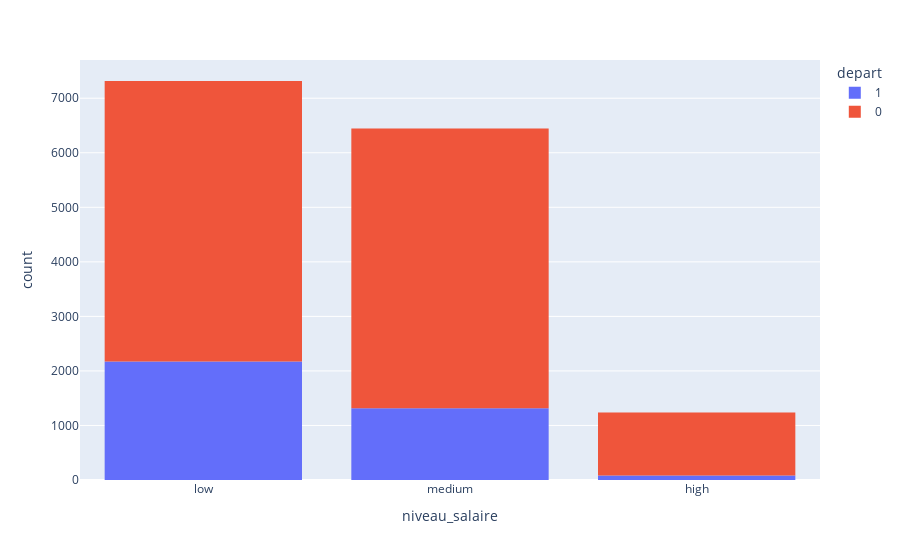

The code cell stored with this chart in its notebook:
### Code cell
fig = px.histogram(employes, x="niveau_salaire",color="depart")
fig.show()

### Figure 1 — Plotly figure (JSON) as saved in the notebook; plotly's stock layout.template omitted (floating-point values rounded to 4 significant figures; data arrays with more than 128 entries replaced by an {"elided": "..."} marker saying what was removed)
{"data": [{"alignmentgroup": "True", "bingroup": "x", "hovertemplate": "depart=1<br>niveau_salaire=%{x}<br>count=%{y}<extra></extra>", "legendgroup": "1", "marker": {"color": "#636efa", "pattern": {"shape": ""}}, "name": "1", "offsetgroup": "1", "orientation": "v", "showlegend": true, "type": "histogram", "x": {"elided": "3571 str values"}, "xaxis": "x", "yaxis": "y"}, {"alignmentgroup": "True", "bingroup": "x", "hovertemplate": "depart=0<br>niveau_salaire=%{x}<br>count=%{y}<extra></extra>", "legendgroup": "0", "marker": {"color": "#EF553B", "pattern": {"shape": ""}}, "name": "0", "offsetgroup": "0", "orientation": "v", "showlegend": true, "type": "histogram", "x": {"elided": "11428 str values"}, "xaxis": "x", "yaxis": "y"}], "layout": {"barmode": "relative", "legend": {"title": {"text": "depart"}, "tracegroupgap": 0}, "margin": {"t": 60}, "xaxis": {"anchor": "y", "domain": [0, 1], "title": {"text": "niveau_salaire"}}, "yaxis": {"anchor": "x", "domain": [0, 1], "title": {"text": "count"}}}}
